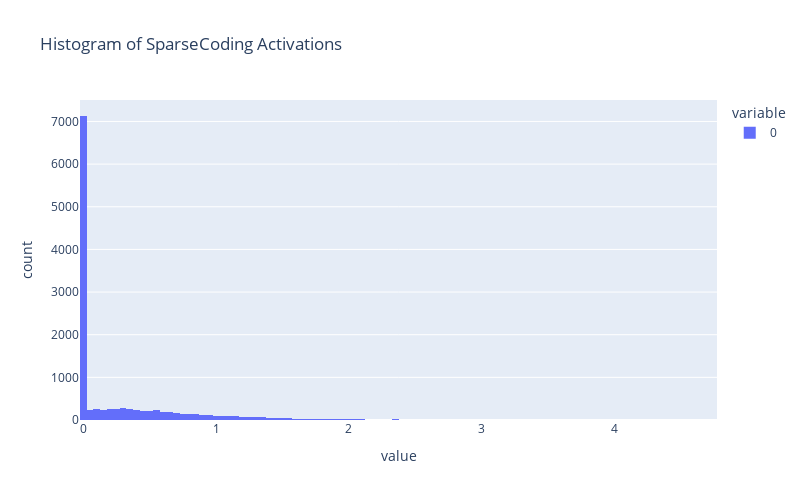

Write notebook code for a chart like this one.
### Code cell
import plotly.express as px

print(activations_dict['SparseCoding'].shape)

# Histogram of the activations
fig = px.histogram(activations_dict['SparseCoding'].flatten().cpu().numpy(), nbins=100, title='Histogram of SparseCoding Activations')
fig.update_layout(width=800, height=500)
fig.show()

### Figure 1 — Plotly figure (JSON) as saved in the notebook; plotly's stock layout.template omitted (floating-point values rounded to 4 significant figures; data arrays with more than 128 entries replaced by an {"elided": "..."} marker saying what was removed)
{"data": [{"alignmentgroup": "True", "bingroup": "x", "hovertemplate": "variable=0<br>value=%{x}<br>count=%{y}<extra></extra>", "legendgroup": "0", "marker": {"color": "#636efa", "pattern": {"shape": ""}}, "name": "0", "nbinsx": 100, "offsetgroup": "0", "orientation": "v", "showlegend": true, "type": "histogram", "x": {"elided": "12288 float values"}, "xaxis": "x", "yaxis": "y"}], "layout": {"barmode": "relative", "height": 500, "legend": {"title": {"text": "variable"}, "tracegroupgap": 0}, "title": {"text": "Histogram of SparseCoding Activations"}, "width": 800, "xaxis": {"anchor": "y", "domain": [0, 1], "title": {"text": "value"}}, "yaxis": {"anchor": "x", "domain": [0, 1], "title": {"text": "count"}}}}
